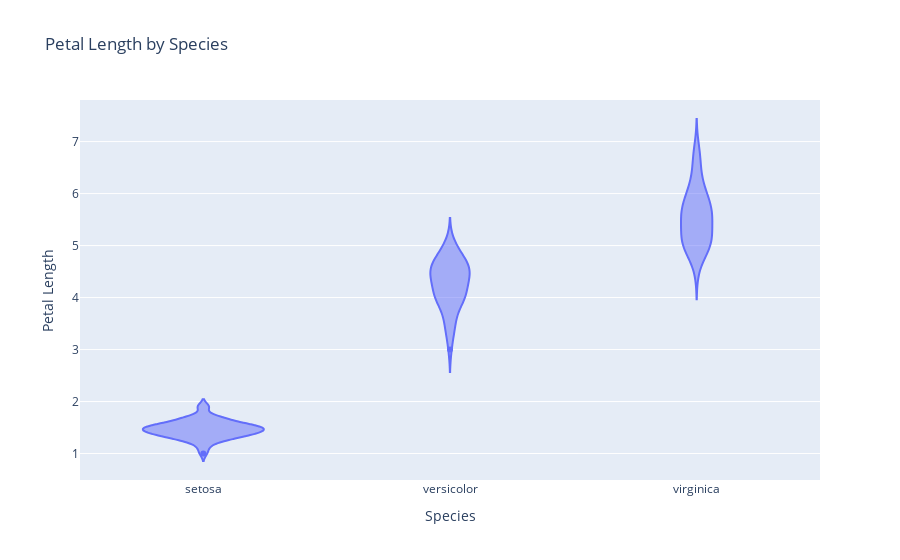

The code cell stored with this chart in its notebook:
### Code cell
px.violin(df, x="species", y="petal_length", title="Petal Length by Species",
             labels={'species': 'Species', 'petal_length': 'Petal Length'})

### Figure 1 — Plotly figure (JSON) as saved in the notebook; plotly's stock layout.template omitted (floating-point values rounded to 4 significant figures; data arrays with more than 128 entries replaced by an {"elided": "..."} marker saying what was removed)
{"data": [{"alignmentgroup": "True", "box": {"visible": false}, "hovertemplate": "Species=%{x}<br>Petal Length=%{y}<extra></extra>", "legendgroup": "", "marker": {"color": "#636efa"}, "name": "", "offsetgroup": "", "orientation": "v", "scalegroup": "True", "showlegend": false, "type": "violin", "x": {"elided": "150 str values"}, "x0": " ", "xaxis": "x", "y": {"elided": "150 float values"}, "y0": " ", "yaxis": "y"}], "layout": {"autosize": true, "legend": {"tracegroupgap": 0}, "title": {"text": "Petal Length by Species"}, "violinmode": "group", "xaxis": {"anchor": "y", "autorange": true, "domain": [0, 1], "range": [-0.5, 2.5], "title": {"text": "Species"}, "type": "category"}, "yaxis": {"anchor": "x", "autorange": true, "domain": [0, 1], "range": [0.4909, 7.8], "title": {"text": "Petal Length"}, "type": "linear"}}}
